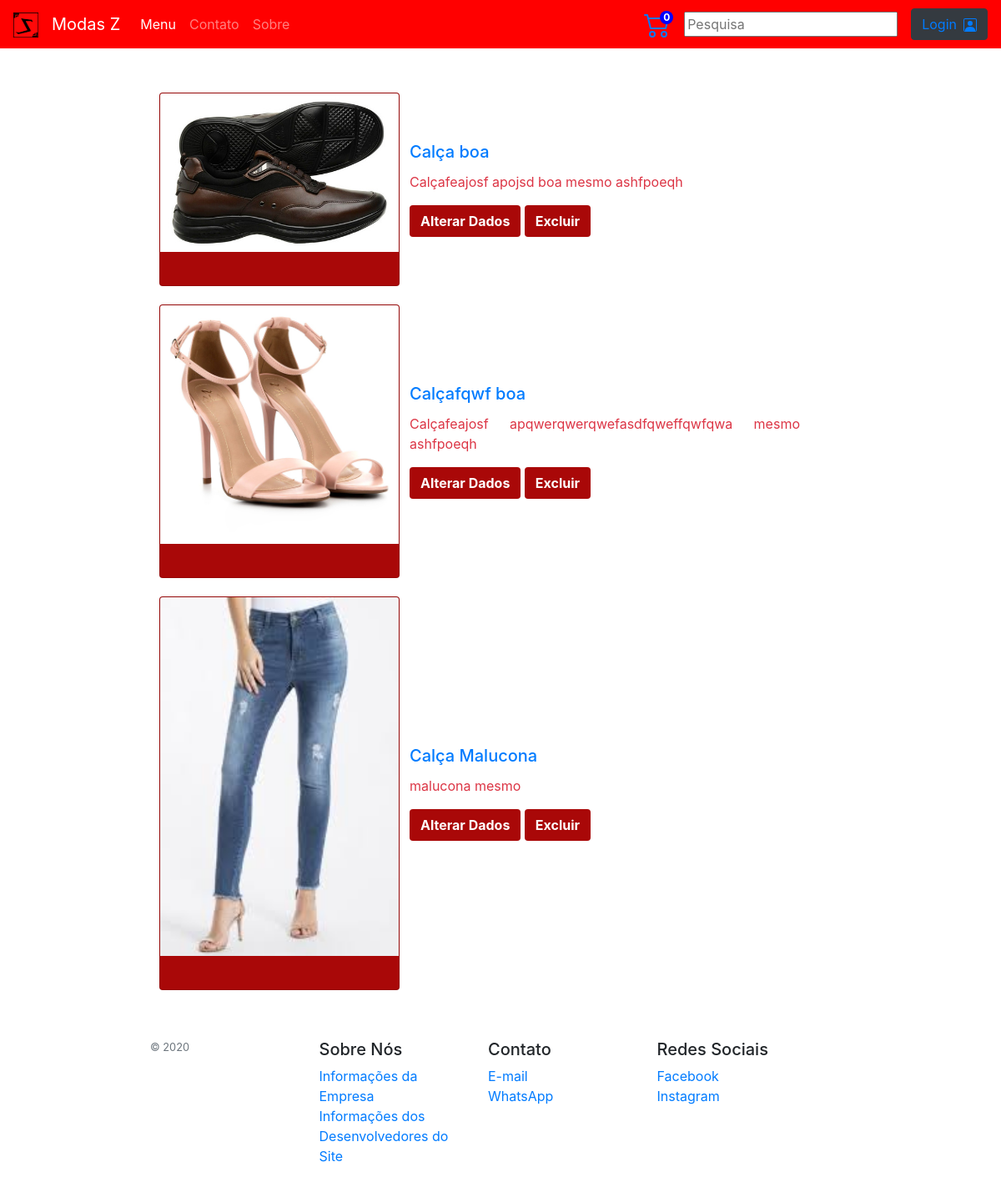
The page /indexAlterarProduto.php on the database as committed earlier.
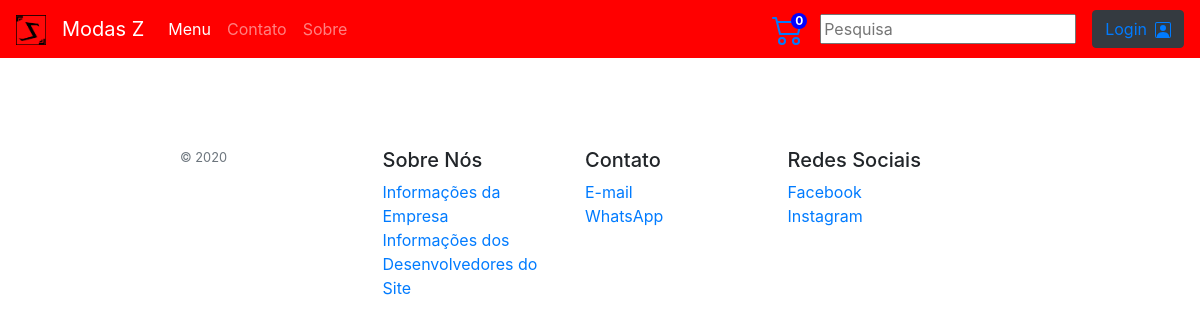
The same page on the database as committed later.
### tables this page shows
CREATE TABLE `produtos` (
  `id` int(11) NOT NULL,
  `nome` varchar(300) NOT NULL,
  `anoLancamento` char(4) NOT NULL,
  `descricaoM` varchar(600) NOT NULL,
  `preco` double NOT NULL,
  `qtd` int(11) NOT NULL,
  `ntp` int(11) NOT NULL,
  `tamanho` varchar(300) NOT NULL,
  `foto` varchar(100) NOT NULL,
  `descricaoP` varchar(10000) NOT NULL
);

### indexAlterarProduto.php (the view, shortened to what the changed rows need)
<?php
include('conexao.php');
?>
<!DOCTYPE html>
<html>
<head>
  <link rel="stylesheet" type="text/css" href="CSS/bootstrap.min.css">
  <link rel="stylesheet" type="text/css" href="CSS/my.css">
</head>
<body>
 <?php
  $script = "SELECT * FROM produtos";
  $consulta = $conexao->query($script);
  if (!$consulta) {
    echo "Deu erro!";
    echo $conexao->error;
  } else {
    $total = $consulta->num_rows;
    if ($total > 0) {
      echo '
      <table>
        <tbody id="myTable">';
      while ($linha = $consulta->fetch_array(MYSQLI_ASSOC)) {
        $id = $linha['id'];
        $nomeP = $linha['nome'];
        $descricaoMenu = $linha['descricaoM'];
        $foto = $linha['foto'];
  echo '
      <tr>
        <td>
          <div class="card" style="width: 18rem; margin: 10px;">
            <img class="card-img-top" src="' . $foto . '" alt="Card image cap">
            <div class="card-body">
            </div>
          </div>
        </td>
        <td>
          <h5 class="card-title text-primary text-justify">' . $nomeP . '</h5>
          <p class="card-text text-danger text-justify">' . $descricaoMenu . '</p>
          <button type="button" class="btn darkmode-ignore btnAlterarProduto font-weight-bold" style="background-color: #A90808;"><a href="alterarProduto.php?id=' . $id . '" style="color: white;">Alterar Dados</a></button>
          <button type="button" class="btn darkmode-ignore btnAlterarProduto font-weight-bold" style="background-color: #A90808;"><a href="acaoExcluirProdutoPopUpConfirm.php?id=' . $id . '&nome=' . $nomeP . '" style="color: white;">Excluir</a></button>
        </td>
      </tr>'; }
    echo '
      </tbody>
    </table>'; }}
  ?>
    </body>
    </html>

Rows that differ between the two databases and show on the page:
removed produtos: foto (picture), nome "Calça boa", descricaoM "Calçafeajosf apojsd boa mesmo ashfpoeqh"
removed produtos: foto (picture), nome "Calçafqwf boa", descricaoM "Calçafeajosf apqwerqwerqwefasdfqweffqwfqwa mesmo ashfpoeqh"
removed produtos: foto (picture), nome "Calça Malucona", descricaoM "malucona mesmo"
